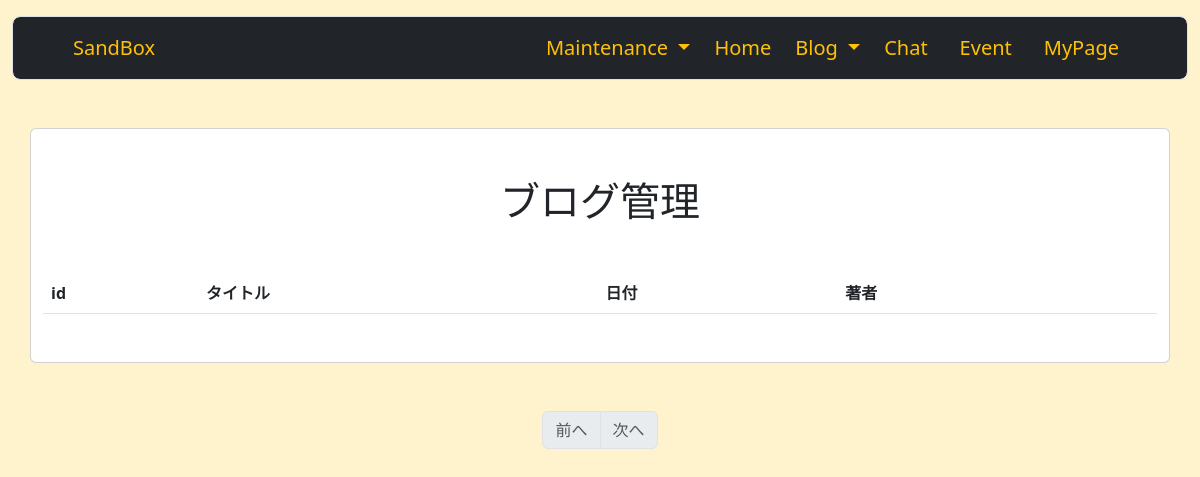
Before: /blog_maintenance (signed in) with the older database file.
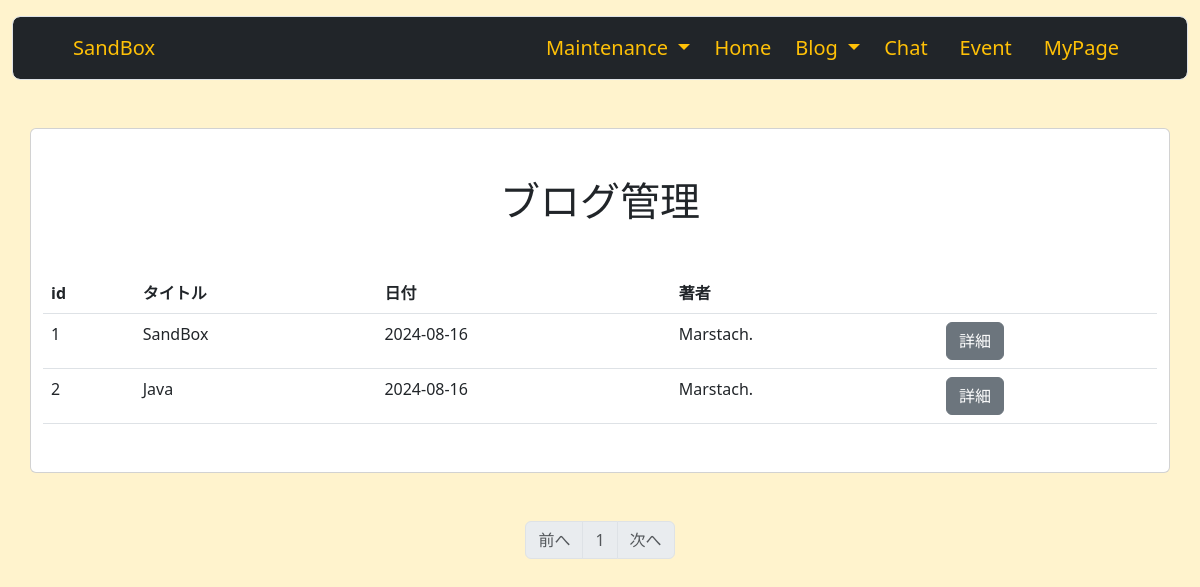
After: the same page with the newer database file.
### sandbox_system/models.py (models this page shows, shortened)
class Blog(db.Model):
    __tablename__ = 'blog'
    id = db.Column(db.Integer, primary_key=True)
    user_id = db.Column(db.Integer, db.ForeignKey('users.id'))
    date = db.Column(db.Date, default = datetime.date.today())
    category_id = db.Column(db.Integer, db.ForeignKey('blog_category.id'))
    title = db.Column(db.String(140))
    text = db.Column(db.Text)
    summary = db.Column(db.String(140))
    image = db.Column(db.String(140))

class User(db.Model, UserMixin):
    __tablename__ = 'users'
    id = db.Column(db.Integer, primary_key=True)
    email = db.Column(db.String(64), unique=True, index=True)
    username = db.Column(db.String(64), unique=True, index=True)
    password_hash = db.Column(db.String(128))
    administrator = db.Column(db.String(1))
    blog = db.relationship('Blog', backref = 'author', lazy = 'dynamic')
    @property
    def password(self):
        raise AttributeError('password is not a readable attribute')
    def is_administrator(self):
        if self.administrator == '1':
            return 1
        else:
            return 0

### sandbox_system/blogs/view.py (the view)
@blogs.route('/blog_maintenance')
@login_required
def blog_maintenance():
    if not current_user.is_administrator():
        abort(403)
    page = request.args.get('page', 1, type=int)
    blogs = Blog.query.order_by(Blog.id).paginate(page=page, per_page=10)
    return render_template('maintenance/blog_maintenance.html', blogs=blogs)

### sandbox_system/__init__.py (called while the page is built)
@event.listens_for(Engine, "connect")
def set_sqlite_pragma(dbapi_connection, connection_record):
    cursor = dbapi_connection.cursor()
    cursor.execute("PRAGMA foreign_keys=ON")
    cursor.close()

### sandbox_system/models.py (called while the page is built)
@login_manager.user_loader
def load_user(user_id):
    return User.query.get(user_id)

### sandbox_system/templates/maintenance/blog_maintenance.html
{% extends 'base.html' %}
{% block content %}
<div class="container">
    <div class="row">
        <div class="card">
            <h1 class="text-center my-5">ブログ管理</h1>
            <table class="table mb-5">
                <thead>
                <tr>
                    <th>id</th>
                    <th>タイトル</th>
                    <th>日付</th>
                    <th>著者</th>
                    <th></th>
                </tr>
                </thead>
                {% for blog in blogs.items %}
                <tbody>
                <tr>
                    <td>{{ blog.id }}</td>
                    <td>{{ blog.title }}</td>
                    <td>{{ blog.date }}</td>
                    <td>{{ blog.author.username }}</td>
                    <td><a href="{{ url_for('blogs.blog', blog_id=blog.id) }}" class="btn btn-secondary">詳細</a></td>
                </tr>
                </tbody>
                {% endfor %}
            </table>
        </div>
    </div>
</div>
<nav class="my-5" aria-label="Page navigation">
    <ul class="pagination justify-content-center">
        <li {% if blogs.has_prev %} class="page-item" {%else%} class="page-item disabled" {% endif %}><a class="page-link" href="{% if blogs.has_prev %}{{ url_for('blogs.blog_maintenance', page=blogs.prev_num) }}{% else %}#{% endif %}">前へ</a></li>
{% for page_num in blogs.iter_pages(left_edge=1, right_edge=1, left_current=1, right_current=2) %}
    {% if page_num %}
        {% if blogs.page == page_num %}
            <li class="page-item disabled"><a class="page-link" href="#">{{ page_num }}</a></li>
        {% else %}
            <li class="page-item"><a class="page-link" href="{{ url_for('blogs.blog_maintenance', page=page_num) }}">{{ page_num }}</a></li>
        {% endif %}
    {% else %}
        <li class="page-item disabled"><a class="page-link" href="#">&hellip;</a></li>
    {% endif %}
{% endfor %}
    <li {% if blogs.has_next %} class="page-item" {% else %} class="page-item disabled" {% endif %}><a class="page-link" href="{% if blogs.has_next %}{{ url_for('blogs.blog_maintenance',page=blogs.next_num) }}{% else %}#{% endif %}">次へ</a></li>
    </ul>
</nav>
{% endblock %}

Changed rows visible on the page:
added Blog: id "1", title "SandBox", date "2024-08-16", author.username "Marstach."
added Blog: id "2", title "Java", date "2024-08-16", author.username "Marstach."
Other visible differences:
new list line: "1"
